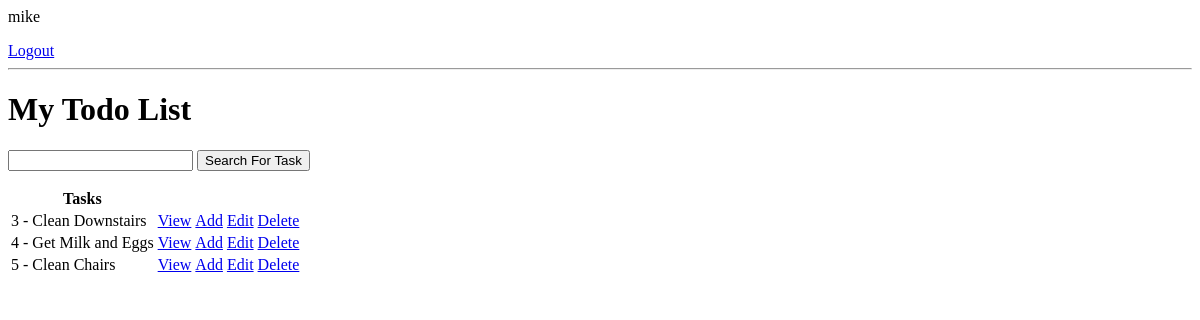
Page / (signed in) on the earlier database version.
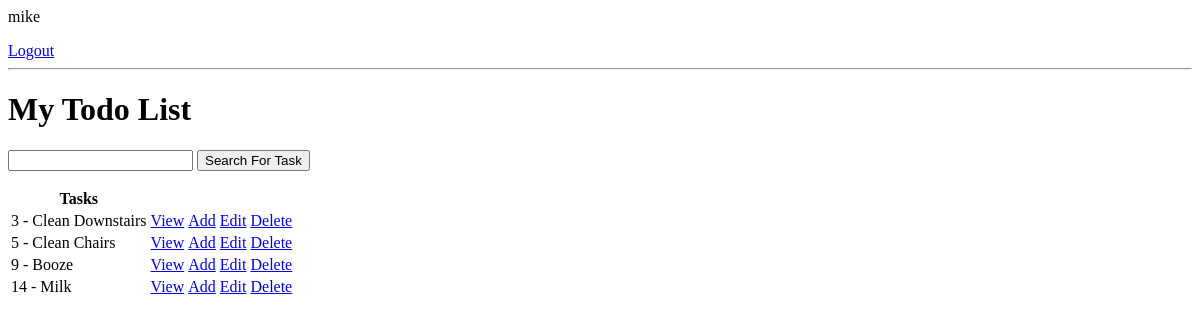
Same page on the later database version.
### todo/models.py (models this page shows, shortened)
class Task(models.Model):
    user = models.ForeignKey(User, on_delete=models.CASCADE, null=True, blank=True)  # manage user
    title = models.CharField(max_length=200, null=True)  # defines task titles
    description = models.TextField(null=True, blank=True)
    complete = models.BooleanField(default=False)
    created = models.DateTimeField(auto_now_add=True)
    class Meta:
        ordering = ['complete']

### todo/views.py (the view)
# urls.py: path('', TaskList.as_view(), name="task"),
class TaskList(LoginRequiredMixin, ListView):
    model = Task
    context_object_name = 'task'
    def get_context_data(self, **kwargs):
        context = super().get_context_data(**kwargs)
        context['task'] = context['task'].filter(user=self.request.user)
        context['count'] = context['task'].filter(complete=False).count()
        search_input = self.request.GET.get('search-area') or ''
        if search_input:
            context['task'] = context['task'].filter(title__icontains = search_input)
            context['search_input'] = search_input
        return context

### todo/templates/todo/task_list.html
{% if request.user.is_authenticated %}
    <p>{{ request.user }}</p>
    <a href="{% url 'logout' %}">Logout</a>
{% else %}
    <a href="{% url 'login' %}">Login</a>
{% endif %}
<hr>
<h1>My Todo List</h1>
<form action="" method="get">
    <input type="text" name="search-area">
    <input type="submit" value="Search For Task">
</form>
<table>
    <tr>
        <th>Tasks</th>
    </tr>
    {% for tasks in task %}
    <tr>
        <td>{{tasks.id}} - {{tasks.title}}</td>
        <td><a href="{% url 'tasks-detail' tasks.id%}">View</a> </td>
        <td><a href="{% url 'task-create'%}">Add</a> </td>
        <td><a href="{% url 'tasks-update' tasks.id%}">Edit</a>
        <td><a href="{% url 'tasks-delete' tasks.id%}">Delete</a> </td>
    </tr>
    {% empty %}
    <h3>No tasks in list</h3>
    <a href="{% url 'task-create'%}">Add New Task</a>
    {% endfor %}
</table>

Differences in the rows shown:
removed Task: id "4", title "Get Milk and Eggs"
added Task: id "9", title "Booze"
added Task: id "14", title "Milk"
